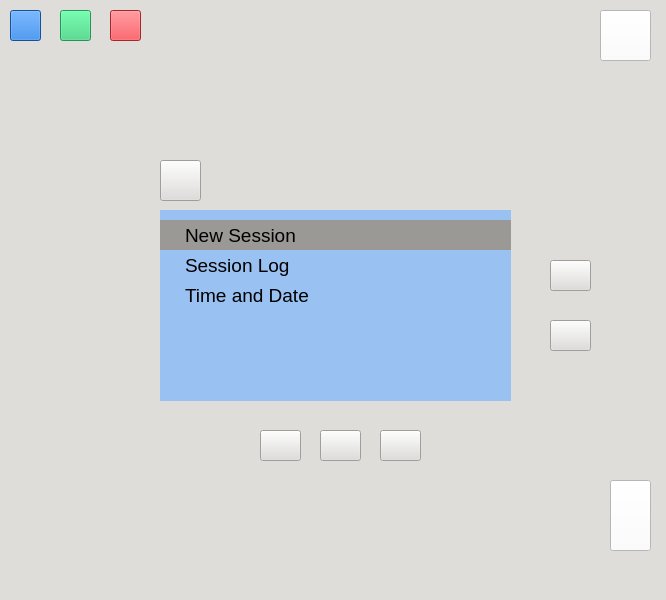
<?xml version="1.0" encoding="UTF-8"?>
<ui version="4.0">
 <class>MainWindow</class>
 <widget class="QMainWindow" name="MainWindow">
  <property name="geometry">
   <rect>
    <x>0</x>
    <y>0</y>
    <width>666</width>
    <height>600</height>
   </rect>
  </property>
  <property name="windowTitle">
   <string>MainWindow</string>
  </property>
  <property name="styleSheet">
   <string notr="true">background-color: rgb(222, 221, 218);</string>
  </property>
  <property name="iconSize">
   <size>
    <width>30</width>
    <height>30</height>
   </size>
  </property>
  <widget class="QWidget" name="centralwidget">
   <widget class="QPushButton" name="menuButton">
    <property name="geometry">
     <rect>
      <x>160</x>
      <y>160</y>
      <width>41</width>
      <height>41</height>
     </rect>
    </property>
    <property name="text">
     <string/>
    </property>
    <property name="icon">
     <iconset resource="Resources.qrc">
      <normaloff>:/hamburgerMenu.jpeg</normaloff>:/hamburgerMenu.jpeg</iconset>
    </property>
    <property name="iconSize">
     <size>
      <width>30</width>
      <height>30</height>
     </size>
    </property>
   </widget>
   <widget class="QLabel" name="screen">
    <property name="geometry">
     <rect>
      <x>160</x>
      <y>210</y>
      <width>351</width>
      <height>191</height>
     </rect>
    </property>
    <property name="font">
     <font>
      <pointsize>14</pointsize>
     </font>
    </property>
    <property name="autoFillBackground">
     <bool>false</bool>
    </property>
    <property name="styleSheet">
     <string notr="true">background-color: rgb(153, 193, 241);
padding: 25px 25px 25px 25px;</string>
    </property>
    <property name="text">
     <string/>
    </property>
    <property name="alignment">
     <set>Qt::AlignLeading|Qt::AlignLeft|Qt::AlignTop</set>
    </property>
    <property name="wordWrap">
     <bool>true</bool>
    </property>
   </widget>
   <widget class="QPushButton" name="upArrowButton">
    <property name="geometry">
     <rect>
      <x>550</x>
      <y>260</y>
      <width>41</width>
      <height>31</height>
     </rect>
    </property>
    <property name="text">
     <string/>
    </property>
    <property name="icon">
     <iconset resource="Resources.qrc">
      <normaloff>:/upTriangle.jpeg</normaloff>:/upTriangle.jpeg</iconset>
    </property>
    <property name="iconSize">
     <size>
      <width>60</width>
      <height>60</height>
     </size>
    </property>
   </widget>
   <widget class="QPushButton" name="downArrowButton">
    <property name="geometry">
     <rect>
      <x>550</x>
      <y>320</y>
      <width>41</width>
      <height>31</height>
     </rect>
    </property>
    <property name="text">
     <string/>
    </property>
    <property name="icon">
     <iconset resource="Resources.qrc">
      <normaloff>:/downTriangle.jpeg</normaloff>:/downTriangle.jpeg</iconset>
    </property>
    <property name="iconSize">
     <size>
      <width>60</width>
      <height>60</height>
     </size>
    </property>
   </widget>
   <widget class="QPushButton" name="pauseButton">
    <property name="geometry">
     <rect>
      <x>260</x>
      <y>430</y>
      <width>41</width>
      <height>31</height>
     </rect>
    </property>
    <property name="text">
     <string/>
    </property>
    <property name="icon">
     <iconset resource="Resources.qrc">
      <normaloff>:/pause.jpeg</normaloff>:/pause.jpeg</iconset>
    </property>
    <property name="iconSize">
     <size>
      <width>40</width>
      <height>40</height>
     </size>
    </property>
   </widget>
   <widget class="QPushButton" name="playButton">
    <property name="geometry">
     <rect>
      <x>320</x>
      <y>430</y>
      <width>41</width>
      <height>31</height>
     </rect>
    </property>
    <property name="text">
     <string/>
    </property>
    <property name="icon">
     <iconset resource="Resources.qrc">
      <normaloff>:/play.jpeg</normaloff>:/play.jpeg</iconset>
    </property>
    <property name="iconSize">
     <size>
      <width>25</width>
      <height>25</height>
     </size>
    </property>
   </widget>
   <widget class="QPushButton" name="stopButton">
    <property name="geometry">
     <rect>
      <x>380</x>
      <y>430</y>
      <width>41</width>
      <height>31</height>
     </rect>
    </property>
    <property name="text">
     <string/>
    </property>
    <property name="icon">
     <iconset resource="Resources.qrc">
      <normaloff>:/stop.jpeg</normaloff>:/stop.jpeg</iconset>
    </property>
    <property name="iconSize">
     <size>
      <width>25</width>
      <height>25</height>
     </size>
    </property>
   </widget>
   <widget class="QPushButton" name="blueLight">
    <property name="geometry">
     <rect>
      <x>10</x>
      <y>10</y>
      <width>31</width>
      <height>31</height>
     </rect>
    </property>
    <property name="styleSheet">
     <string notr="true">background-color: rgb(28, 113, 216);</string>
    </property>
    <property name="text">
     <string/>
    </property>
   </widget>
   <widget class="QPushButton" name="redLight">
    <property name="geometry">
     <rect>
      <x>110</x>
      <y>10</y>
      <width>31</width>
      <height>31</height>
     </rect>
    </property>
    <property name="styleSheet">
     <string notr="true">background-color: rgb(237, 51, 59);</string>
    </property>
    <property name="text">
     <string/>
    </property>
   </widget>
   <widget class="QPushButton" name="greenLight">
    <property name="geometry">
     <rect>
      <x>60</x>
      <y>10</y>
      <width>31</width>
      <height>31</height>
     </rect>
    </property>
    <property name="styleSheet">
     <string notr="true">background-color: rgb(51, 209, 122);
</string>
    </property>
    <property name="text">
     <string/>
    </property>
   </widget>
   <widget class="QPushButton" name="powerButton">
    <property name="geometry">
     <rect>
      <x>600</x>
      <y>10</y>
      <width>51</width>
      <height>51</height>
     </rect>
    </property>
    <property name="styleSheet">
     <string notr="true">background-color: rgb(255, 255, 255);</string>
    </property>
    <property name="text">
     <string/>
    </property>
    <property name="icon">
     <iconset resource="Resources.qrc">
      <normaloff>:/powerIcon.jpeg</normaloff>:/powerIcon.jpeg</iconset>
    </property>
    <property name="iconSize">
     <size>
      <width>40</width>
      <height>40</height>
     </size>
    </property>
   </widget>
   <widget class="QPushButton" name="batteryIndicator">
    <property name="geometry">
     <rect>
      <x>610</x>
      <y>480</y>
      <width>41</width>
      <height>71</height>
     </rect>
    </property>
    <property name="styleSheet">
     <string notr="true">background-color: rgb(255, 255, 255);</string>
    </property>
    <property name="text">
     <string/>
    </property>
    <property name="icon">
     <iconset resource="Resources.qrc">
      <normaloff>:/chargedBattery.jpeg</normaloff>
      <normalon>:/lowBattery.jpeg</normalon>:/chargedBattery.jpeg</iconset>
    </property>
    <property name="iconSize">
     <size>
      <width>40</width>
      <height>60</height>
     </size>
    </property>
   </widget>
   <widget class="QPushButton" name="menuOpt1">
    <property name="geometry">
     <rect>
      <x>160</x>
      <y>220</y>
      <width>351</width>
      <height>31</height>
     </rect>
    </property>
    <property name="font">
     <font>
      <pointsize>14</pointsize>
     </font>
    </property>
    <property name="styleSheet">
     <string notr="true">background-color: rgb(154, 153, 150);
padding: 0px 25px 0px 25px;
border: none;
text-align: left;</string>
    </property>
    <property name="text">
     <string>New Session</string>
    </property>
    <attribute name="buttonGroup">
     <string notr="true">menuOptions</string>
    </attribute>
   </widget>
   <widget class="QPushButton" name="menuOpt2">
    <property name="geometry">
     <rect>
      <x>160</x>
      <y>250</y>
      <width>351</width>
      <height>31</height>
     </rect>
    </property>
    <property name="font">
     <font>
      <pointsize>14</pointsize>
     </font>
    </property>
    <property name="styleSheet">
     <string notr="true">background-color: rgb(153, 193, 241);
padding: 0px 25px 0px 25px;
border: none;
text-align: left;</string>
    </property>
    <property name="text">
     <string>Session Log</string>
    </property>
    <attribute name="buttonGroup">
     <string notr="true">menuOptions</string>
    </attribute>
   </widget>
   <widget class="QPushButton" name="menuOpt3">
    <property name="geometry">
     <rect>
      <x>160</x>
      <y>280</y>
      <width>351</width>
      <height>31</height>
     </rect>
    </property>
    <property name="font">
     <font>
      <pointsize>14</pointsize>
     </font>
    </property>
    <property name="styleSheet">
     <string notr="true">background-color: rgb(153, 193, 241);
padding: 0px 25px 0px 25px;
border: none;
text-align: left;</string>
    </property>
    <property name="text">
     <string>Time and Date</string>
    </property>
    <attribute name="buttonGroup">
     <string notr="true">menuOptions</string>
    </attribute>
   </widget>
  </widget>
  <widget class="QMenuBar" name="menubar">
   <property name="geometry">
    <rect>
     <x>0</x>
     <y>0</y>
     <width>666</width>
     <height>22</height>
    </rect>
   </property>
  </widget>
  <widget class="QStatusBar" name="statusbar"/>
 </widget>
 <resources>
  <include location="Resources.qrc"/>
 </resources>
 <connections/>
 <buttongroups>
  <buttongroup name="menuOptions"/>
 </buttongroups>
</ui>
